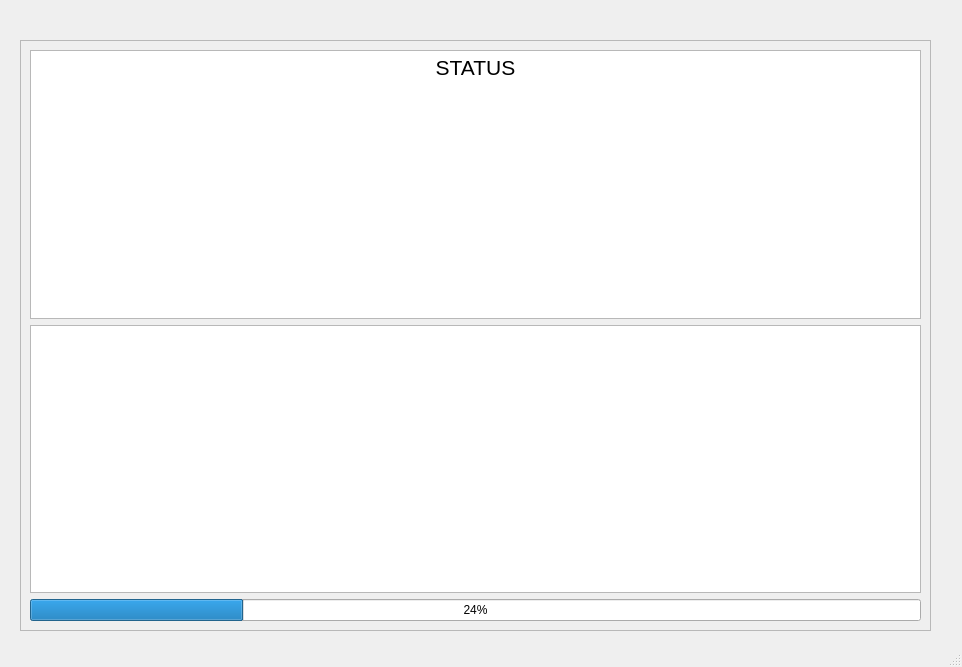
<?xml version="1.0" encoding="UTF-8"?>
<ui version="4.0">
 <class>MainWindow</class>
 <widget class="QMainWindow" name="MainWindow">
  <property name="geometry">
   <rect>
    <x>0</x>
    <y>0</y>
    <width>962</width>
    <height>667</height>
   </rect>
  </property>
  <property name="windowTitle">
   <string>MainWindow</string>
  </property>
  <widget class="QWidget" name="centralwidget">
   <widget class="QFrame" name="frame">
    <property name="geometry">
     <rect>
      <x>20</x>
      <y>40</y>
      <width>911</width>
      <height>591</height>
     </rect>
    </property>
    <property name="frameShape">
     <enum>QFrame::StyledPanel</enum>
    </property>
    <property name="frameShadow">
     <enum>QFrame::Raised</enum>
    </property>
    <layout class="QVBoxLayout" name="verticalLayout">
     <item>
      <widget class="QTextEdit" name="textEdit">
       <property name="autoFillBackground">
        <bool>true</bool>
       </property>
       <property name="readOnly">
        <bool>true</bool>
       </property>
       <property name="html">
        <string>&lt;!DOCTYPE HTML PUBLIC &quot;-//W3C//DTD HTML 4.0//EN&quot; &quot;http://www.w3.org/TR/REC-html40/strict.dtd&quot;&gt;
&lt;html&gt;&lt;head&gt;&lt;meta name=&quot;qrichtext&quot; content=&quot;1&quot; /&gt;&lt;style type=&quot;text/css&quot;&gt;
p, li { white-space: pre-wrap; }
&lt;/style&gt;&lt;/head&gt;&lt;body style=&quot; font-family:'MS Shell Dlg 2'; font-size:8.25pt; font-weight:400; font-style:normal;&quot;&gt;
&lt;p align=&quot;center&quot; style=&quot; margin-top:0px; margin-bottom:0px; margin-left:0px; margin-right:0px; -qt-block-indent:0; text-indent:0px;&quot;&gt;&lt;span style=&quot; font-size:16pt;&quot;&gt;STATUS&lt;/span&gt;&lt;/p&gt;&lt;/body&gt;&lt;/html&gt;</string>
       </property>
      </widget>
     </item>
     <item>
      <widget class="QPlainTextEdit" name="plainTextEdit">
       <property name="autoFillBackground">
        <bool>true</bool>
       </property>
       <property name="readOnly">
        <bool>true</bool>
       </property>
      </widget>
     </item>
     <item>
      <widget class="QProgressBar" name="progressBar">
       <property name="value">
        <number>24</number>
       </property>
      </widget>
     </item>
    </layout>
   </widget>
  </widget>
  <widget class="QStatusBar" name="statusbar"/>
 </widget>
 <resources/>
 <connections/>
</ui>
